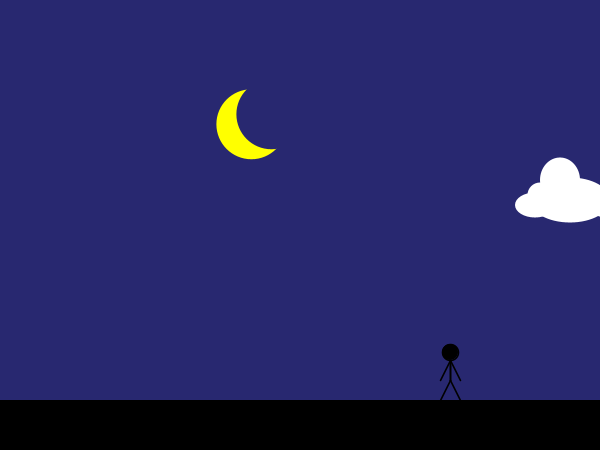
Frame 1 (no input)
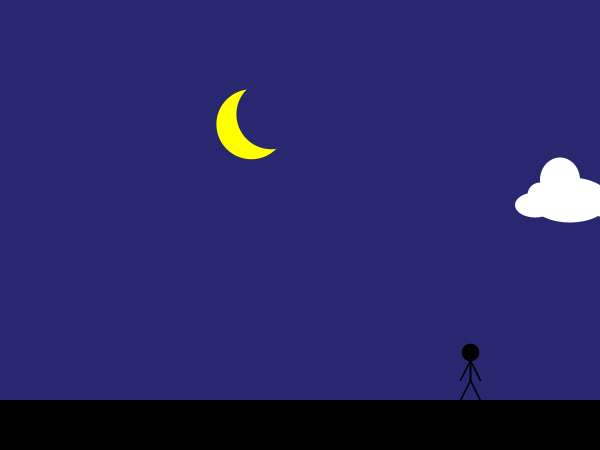
Frame 60 (the mouse pressed at the canvas centre just before this capture)
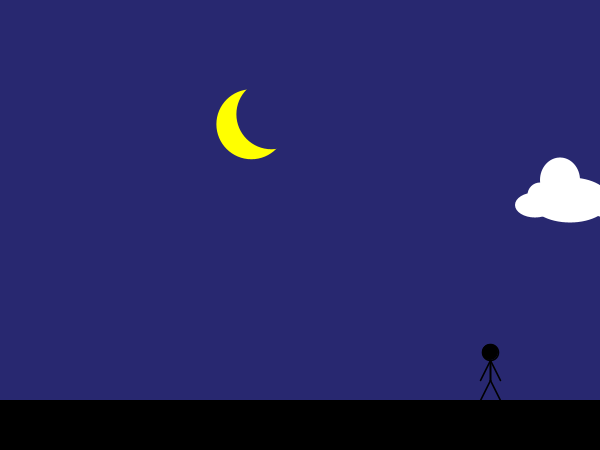
Frame 120 (the mouse held since frame 60 and released just before this capture)

The Processing sketch that drew these frames (run headless with seeded random() and noise(); from frame 60 on, the mouse is pressed at the canvas centre):

// Processing sketch: sk_k3_22_B13
// ── sk_k3_22_B13.pde
/**

棒人間が24時間歩き続ける時計
秒で棒人間が歩き、分で雲、時で太陽・月などが変化していく

*/

float iRatateDegS;             // 太陽の回転角
float iRatateDegM;             // 月の回転角

void setup()
{
  size(600,450);
  colorMode(RGB);
  frameRate(30);
  iRatateDegS = 0;
  iRatateDegM = 0;
}

void draw()
{
  float s = second();//秒数を取得
  float m = minute();//分
  float h = hour();//時間
  
  if( h < 24 )//18~24時の間
  {
    //背景
    fill( 40, 40, 112 );//紺
    noStroke();
    rect( 0, 0, width, height );
  
    // 月の描画
    iRatateDegM  = 180/11*( h - 18 ); //1時間180/11度ごと回転（月）
    fill( 255, 255, 0 );
    circle( 300-280*cos(radians(iRatateDegM)), 400-280*sin(radians(iRatateDegM)), 70 );
    fill( 40, 40, 112 );
    circle( 320-280*cos(radians(iRatateDegM)), 390-280*sin(radians(iRatateDegM)), 70 );
  }
  
  if( h < 18)//6~18時の間
  { 
    //背景
    fill( 30, 175, 255 );//青
    noStroke();
    rect( 0, 0, width, height );
    
    //太陽の描画
    iRatateDegS  = 180/11*( h - 6 ); //1時間180/11度ごと回転（太陽）
    fill( 255, 255, 180 );
    circle( 300-280*cos(radians(iRatateDegS)), 400-280*sin(radians(iRatateDegS)), 65 );
  }
  
  if( h < 6)//0~6時の間
  {
    fill( 40,  40, 112 );
    noStroke();
    rect( 0, 0, width, height ); //紺の背景
    
    // 月の描画
    iRatateDegM  = 180/11*(h+6); //1時間180/11度ごと回転（月）
    fill( 255, 255, 0 );
    circle( 300-280*cos(radians(iRatateDegM)), 400-280*sin(radians(iRatateDegM)), 70 );
    fill( 40, 40, 112 );
    circle( 320-280*cos(radians(iRatateDegM)), 390-280*sin(radians(iRatateDegM)), 70 );
  }
 
  //1分ごと左に動く雲
  fill(255);
  ellipse( 600-10*m, 200, 80, 45);
  ellipse( 600-10*m-35, 205, 40, 25);
  ellipse( 600-10*m-30, 195, 25, 25);
  ellipse( 600-10*m-10, 180, 40, 45);
  ellipse( 600-10*m+40, 208, 40, 20);
   
   //地面
  fill(0);
  rect( 0, 400, 600, 450 );
  
  //1秒ずつ右に進み1分間で右端に到達する棒人間
  stroke(0);
  if( s%2 == 0 )//偶数秒の棒人間
  {
    strokeWeight(1.6);
    line( 10*(s+1), 380, 10*s, 400 );
    line( 10*(s+1), 380, 10*(s+2), 400 );
    line( 10*(s+1), 360, 10*s, 380 );
    line( 10*(s+1), 360, 10*(s+2), 380 );
    circle(10*(s+1), 352, 16 );
    strokeWeight(2);
    line( 10*(s+1), 360, 10*(s+1), 380 );
  }
  else//奇数秒の棒人間
  {
    strokeWeight(2);
    line( 10*(s+1), 359, 10*(s+1), 400 );
    circle(10*(s+1), 351, 16 );
  }
}
